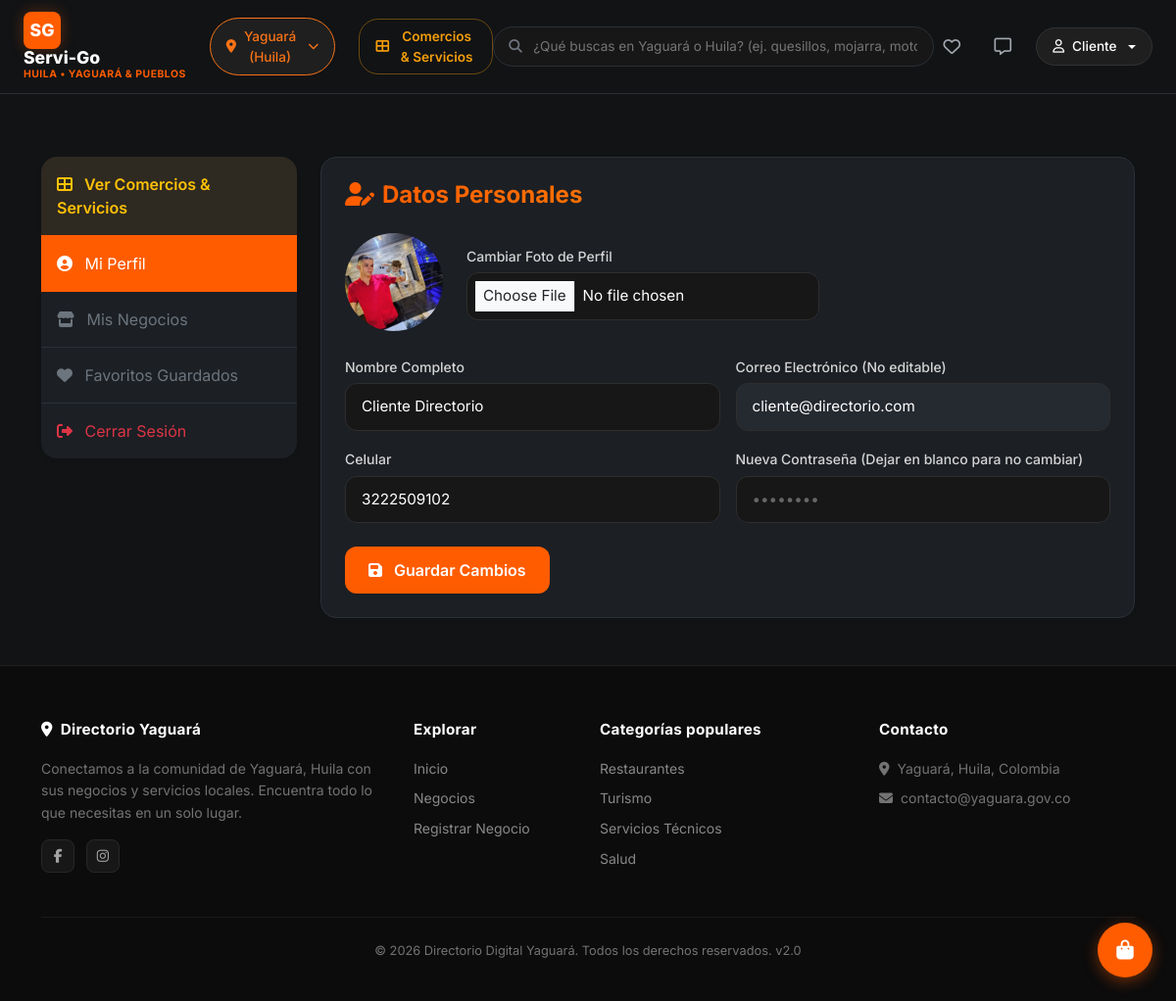
Page /index.php?url=usuario/perfil (signed in) on the committed database.
### tables this page shows
CREATE TABLE `usuarios` (
  `id` int NOT NULL AUTO_INCREMENT,
  `nombre` varchar(100) NOT NULL,
  `correo` varchar(100) NOT NULL,
  `celular` varchar(20) DEFAULT NULL,
  `contrasena` varchar(255) NOT NULL,
  `rol` enum('administrador','usuario') NOT NULL DEFAULT 'usuario',
  `foto_perfil` varchar(255) DEFAULT NULL,
  `activo` tinyint(1) DEFAULT '1',
  `fecha_creacion` timestamp NULL DEFAULT CURRENT_TIMESTAMP,
  `fecha_actualizacion` timestamp NULL DEFAULT CURRENT_TIMESTAMP ON UPDATE CURRENT_TIMESTAMP,
  PRIMARY KEY (`id`),
  UNIQUE KEY `correo` (`correo`)
);

### controllers/UsuarioController.php (called while the page is built, shortened)
<?php
class UsuarioController extends Controller {
    public function perfil() {
        $usuarioModel = $this->model('Usuario');
        $datosUsuario = $usuarioModel->getById($_SESSION['usuario_id']);
        $this->view('usuario/perfil', ['datos' => $datosUsuario]);
    }
}

### index.php (called while the page is built, shortened)
<?php
require_once __DIR__ . '/config/database.php';
require_once __DIR__ . '/core/Controller.php';
require_once __DIR__ . '/core/Model.php';
$router = new Router();
$router->run();

### core/Model.php (called while the page is built, shortened)
<?php
class Model {
    public function __construct() {
        $database = new Database();
        $this->db = $database->getConnection();
    }
}

### config/database.php (called while the page is built, shortened)
<?php
class Database {
    private $host = "localhost";
    private $db_name = "directorio_yaguara";
    private $username = "root";
    private $password = "";
    public function getConnection() {
        $this->conn = null;
        try {
            $this->conn = new PDO(
                "mysql:host=" . $this->host . ";dbname=" . $this->db_name . ";charset=utf8mb4",
                $this->username,
                $this->password,
                [
                    PDO::ATTR_ERRMODE => PDO::ERRMODE_EXCEPTION,
                    PDO::ATTR_DEFAULT_FETCH_MODE => PDO::FETCH_ASSOC,
                    PDO::ATTR_EMULATE_PREPARES => false
                ]
            );
        } catch(PDOException $exception) {
            error_log("Error de conexión BD: " . $exception->getMessage());
            die("Error de conexión a la base de datos. Contacte al administrador.");
        }
        return $this->conn;
    }
}

### models/Usuario.php (called while the page is built, shortened)
<?php
class Usuario extends Model {
    public function getById($id) {
        $stmt = $this->db->prepare("SELECT id, nombre, correo, celular, rol, foto_perfil, activo, fecha_creacion FROM usuarios WHERE id = ?");
        $stmt->execute([$id]);
        return $stmt->fetch();
    }
}

### views/usuario/perfil.php (the view)
<div class="container py-5">
    <div class="row">
        <div class="col-lg-3 mb-4">
            <div class="card border-0 shadow-sm rounded-4" style="background:var(--bg-card);">
                <div class="card-body p-0">
                    <div class="list-group list-group-flush rounded-4">
                        <a href="<?= BASE_URL ?>index.php?url=negocio/listado" class="list-group-item list-group-item-action p-3 text-warning fw-semibold" style="background:rgba(245, 158, 11, 0.08); border-color:var(--border-color);">
                            <i class="fas fa-th-large me-2"></i> Ver Comercios & Servicios
                        </a>
                        <a href="<?= BASE_URL ?>index.php?url=usuario/perfil" class="list-group-item list-group-item-action active p-3" style="background:var(--color-primary);border-color:var(--color-primary);color:white;">
                            <i class="fas fa-user-circle me-2"></i> Mi Perfil
                        </a>
                        <a href="<?= BASE_URL ?>index.php?url=usuario/mis_negocios" class="list-group-item list-group-item-action p-3 text-secondary" style="background:transparent; border-color:var(--border-color);">
                            <i class="fas fa-store me-2"></i> Mis Negocios
                        </a>
                        <a href="<?= BASE_URL ?>index.php?url=usuario/favoritos" class="list-group-item list-group-item-action p-3 text-secondary" style="background:transparent; border-color:var(--border-color);">
                            <i class="fas fa-heart me-2"></i> Favoritos Guardados
                        </a>
                        <a href="<?= BASE_URL ?>index.php?url=autenticacion/logout" class="list-group-item list-group-item-action p-3 text-danger" style="background:transparent; border-color:var(--border-color);">
                            <i class="fas fa-sign-out-alt me-2"></i> Cerrar Sesión
                        </a>
                    </div>
                </div>
            </div>
        </div>
        <div class="col-lg-9">
            <div class="card border-0 shadow-sm rounded-4" style="background:var(--bg-card); border: 1px solid var(--border-color) !important;">
                <div class="card-body p-4">
                    <h4 class="mb-4 text-gradient"><i class="fas fa-user-edit me-2"></i>Datos Personales</h4>
                    <form method="POST" action="<?= BASE_URL ?>index.php?url=usuario/perfil" enctype="multipart/form-data" class="form-premium">
                        <div class="d-flex align-items-center mb-4 gap-4">
                            <?php if (!empty($datos['foto_perfil'])): ?>
                                <img src="<?= BASE_URL . $datos['foto_perfil'] ?>" alt="Foto" style="width:100px;height:100px;object-fit:cover;border-radius:50%;box-shadow:var(--shadow-md);">
                            <?php else: ?>
                                <div style="width:100px;height:100px;border-radius:50%;background:var(--border-color);display:flex;align-items:center;justify-content:center;font-size:2.5rem;color:var(--text-muted);">
                                    <i class="fas fa-camera"></i>
                                </div>
                            <?php endif; ?>
                            <div>
                                <label for="foto_perfil" class="form-label mb-1">Cambiar Foto de Perfil</label>
                                <input type="file" name="foto_perfil" id="foto_perfil" class="form-control form-control-sm" accept="image/*">
                            </div>
                        </div>
                        <div class="row g-3 mb-3">
                            <div class="col-md-6">
                                <label class="form-label">Nombre Completo</label>
                                <input type="text" name="nombre" class="form-control" value="<?= htmlspecialchars($datos['nombre']) ?>" required>
                            </div>
                            <div class="col-md-6">
                                <label class="form-label">Correo Electrónico (No editable)</label>
                                <input type="email" class="form-control bg-light" value="<?= htmlspecialchars($datos['correo']) ?>" readonly>
                            </div>
                        </div>
                        <div class="row g-3 mb-4">
                            <div class="col-md-6">
                                <label class="form-label">Celular</label>
                                <input type="text" name="celular" class="form-control" value="<?= htmlspecialchars($datos['celular'] ?? '') ?>">
                            </div>
                            <div class="col-md-6">
                                <label class="form-label">Nueva Contraseña (Dejar en blanco para no cambiar)</label>
                                <input type="password" name="nueva_contrasena" class="form-control" placeholder="••••••••">
                            </div>
                        </div>
                        <button type="submit" class="btn-primary-custom">
                            <i class="fas fa-save me-1"></i> Guardar Cambios
                        </button>
                    </form>
                </div>
            </div>
        </div>
    </div>
</div>

### public/assets/css/directorio.css (style rules this page uses)
:root { --bg-body: #111315; --bg-card: #1c1f24; --bg-card-light: #252930; --bg-navbar: #111315; --color-primary: #ff5c00; --color-primary-hover: #e05100; --color-warning: #f59e0b; --color-success: #00b37e; --color-danger: #ef4444; --text-primary: #ffffff; --text-secondary: #a3a8b0; --text-muted: #717782; --border-color: #2b3038; --border-light: #383e48; --font-body: 'Inter', sans-serif; --font-display: 'Inter', sans-serif; --radius-sm: 8px; --radius-md: 12px; --radius-lg: 16px; --radius-xl: 24px; --radius-full: 9999px; --shadow-card: 0 4px 6px -1px rgba(0, 0, 0, 0.5), 0 2px 4px -1px rgba(0, 0, 0, 0.5); --transition-base: 0.2s ease; }
*, *::before, *::after { box-sizing: border-box; margin: 0; padding: 0; }
body { font-family: var(--font-body); background-color: var(--bg-body); color: var(--text-primary); line-height: 1.5; min-height: 100vh; display: flex; flex-direction: column; }
a { text-decoration: none; color: var(--color-primary); transition: color var(--transition-base); }
img { max-width: 100%; height: auto; }
h1, h2, h3, h4, h5, h6 { font-weight: 700; color: var(--text-primary); margin-bottom: 0.5rem; }
.form-label { color: #d4d4d4 !important; font-size: 0.875rem !important; font-weight: 500 !important; margin-bottom: 0.4rem !important; }
.form-control, .form-select { background-color: #171717 !important; border: 1px solid #2e2e2e !important; color: #ffffff !important; border-radius: 12px !important; padding: 0.75rem 1rem !important; font-size: 0.95rem !important; transition: all 0.2s ease !important; }
.form-control::placeholder { color: #666666 !important; }
.form-premium .form-control { background: var(--bg-card); border: 1px solid var(--border-color); color: white; border-radius: var(--radius-md); padding: 0.75rem 1rem; }
.form-premium .form-label { color: var(--text-secondary); font-weight: 500; font-size: 0.85rem; margin-bottom: 0.4rem; }
.btn-primary-custom { background: var(--color-primary); color: white; border: none; padding: 0.75rem 1.5rem; border-radius: var(--radius-md); font-weight: 600; display: inline-flex; align-items: center; gap: 0.5rem; transition: var(--transition-base); }
.text-gradient { background: linear-gradient(to right, var(--color-primary), var(--color-warning)); -webkit-background-clip: text; -webkit-text-fill-color: transparent; }
.bg-light { background-color: var(--bg-card-light) !important; color: white !important; }
.card { background-color: var(--bg-card); border-color: var(--border-color); }
.list-group-item { background-color: var(--bg-card); color: var(--text-primary); border-color: var(--border-color); }

### rows in the picture
usuarios: foto_perfil (picture), nombre "Cliente Directorio", correo "cliente@directorio.com", celular "3222509102"

### other values in the picture
APP_NAME "Directorio Digital Yaguará"
APP_VERSION "2.0"
